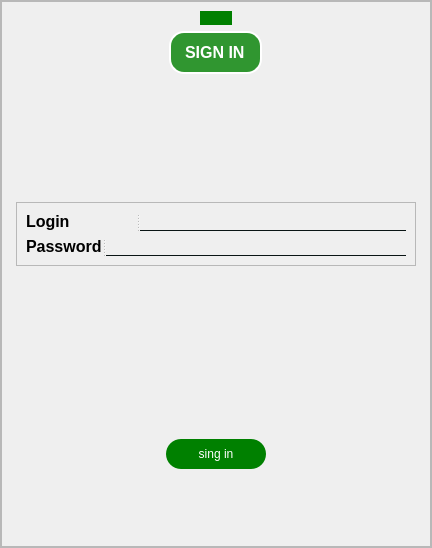
<?xml version="1.0" encoding="UTF-8"?>
<ui version="4.0">
 <class>PlayerInfo</class>
 <widget class="QWidget" name="PlayerInfo">
  <property name="geometry">
   <rect>
    <x>0</x>
    <y>0</y>
    <width>432</width>
    <height>548</height>
   </rect>
  </property>
  <property name="windowTitle">
   <string>Form</string>
  </property>
  <property name="windowIcon">
   <iconset resource="resource.qrc">
    <normaloff>:/image/icon.png</normaloff>:/image/icon.png</iconset>
  </property>
  <property name="styleSheet">
   <string notr="true">QWidget
{
 margin: 0,0,0,0;
}
QPushButton
{
background:green;
border-radius:60px;
}
QFrame#frame_3
{
border-image: url(:/image/playerinfo.jpg) 0 0 0 0 stretch stretch;
}

QLabel#label_3 {
    color: white; 
    background-color: rgba(0, 128, 0, 0.8); 
    border: 2px solid white; 
    border-radius: 15px; 
    padding: 10px; 
    font-size: 16px; 
    font-weight: bold; 
    text-align: center; 
}
QLabel {
font-size: 16px;
    font-family: Arial;
    font-weight: bold;
    color: #11313;
    text-align: center;
}
QPushButton
{
color:white;
border-radius: 15px;
}
QPushButton:hover
{
    color: black;
    border-radius: 15px;
    background: #333;
}
QLineEdit
{
background:transparent;
border:none;
color:#091414;
border-bottom:1px solid #091414;
}</string>
  </property>
  <layout class="QHBoxLayout" name="horizontalLayout">
   <property name="spacing">
    <number>0</number>
   </property>
   <property name="leftMargin">
    <number>0</number>
   </property>
   <property name="topMargin">
    <number>0</number>
   </property>
   <property name="rightMargin">
    <number>0</number>
   </property>
   <property name="bottomMargin">
    <number>0</number>
   </property>
   <item>
    <widget class="QFrame" name="frame_3">
     <property name="frameShape">
      <enum>QFrame::StyledPanel</enum>
     </property>
     <property name="frameShadow">
      <enum>QFrame::Raised</enum>
     </property>
     <layout class="QVBoxLayout" name="verticalLayout_3">
      <property name="leftMargin">
       <number>0</number>
      </property>
      <property name="topMargin">
       <number>0</number>
      </property>
      <property name="rightMargin">
       <number>0</number>
      </property>
      <property name="bottomMargin">
       <number>0</number>
      </property>
      <item>
       <widget class="QFrame" name="frame_2">
        <property name="frameShape">
         <enum>QFrame::StyledPanel</enum>
        </property>
        <property name="frameShadow">
         <enum>QFrame::Raised</enum>
        </property>
        <layout class="QVBoxLayout" name="verticalLayout">
         <item alignment="Qt::AlignHCenter">
          <widget class="QPushButton" name="pushButton_2">
           <property name="sizePolicy">
            <sizepolicy hsizetype="Fixed" vsizetype="Maximum">
             <horstretch>15</horstretch>
             <verstretch>0</verstretch>
            </sizepolicy>
           </property>
           <property name="focusPolicy">
            <enum>Qt::NoFocus</enum>
           </property>
           <property name="text">
            <string/>
           </property>
           <property name="icon">
            <iconset resource="resource.qrc">
             <normaloff>:/image/snake.jpg</normaloff>:/image/snake.jpg</iconset>
           </property>
           <property name="iconSize">
            <size>
             <width>113</width>
             <height>120</height>
            </size>
           </property>
          </widget>
         </item>
         <item alignment="Qt::AlignHCenter|Qt::AlignTop">
          <widget class="QLabel" name="label_3">
           <property name="text">
            <string>SIGN IN</string>
           </property>
          </widget>
         </item>
         <item alignment="Qt::AlignHCenter|Qt::AlignTop">
          <widget class="QFrame" name="frame">
           <property name="frameShape">
            <enum>QFrame::StyledPanel</enum>
           </property>
           <property name="frameShadow">
            <enum>QFrame::Raised</enum>
           </property>
           <layout class="QVBoxLayout" name="verticalLayout_2">
            <item>
             <widget class="QSplitter" name="splitter">
              <property name="orientation">
               <enum>Qt::Horizontal</enum>
              </property>
              <widget class="QLabel" name="label">
               <property name="text">
                <string>Login</string>
               </property>
              </widget>
              <widget class="QLineEdit" name="lineEdit">
               <property name="minimumSize">
                <size>
                 <width>0</width>
                 <height>0</height>
                </size>
               </property>
               <property name="maximumSize">
                <size>
                 <width>350</width>
                 <height>16777215</height>
                </size>
               </property>
               <property name="text">
                <string/>
               </property>
               <property name="maxLength">
                <number>300</number>
               </property>
               <property name="echoMode">
                <enum>QLineEdit::Normal</enum>
               </property>
               <property name="placeholderText">
                <string/>
               </property>
              </widget>
             </widget>
            </item>
            <item>
             <widget class="QSplitter" name="splitter_2">
              <property name="orientation">
               <enum>Qt::Horizontal</enum>
              </property>
              <widget class="QLabel" name="label_2">
               <property name="text">
                <string>Password</string>
               </property>
              </widget>
              <widget class="QLineEdit" name="lineEdit_2">
               <property name="minimumSize">
                <size>
                 <width>300</width>
                 <height>0</height>
                </size>
               </property>
               <property name="text">
                <string/>
               </property>
               <property name="echoMode">
                <enum>QLineEdit::Password</enum>
               </property>
               <property name="placeholderText">
                <string/>
               </property>
              </widget>
             </widget>
            </item>
           </layout>
          </widget>
         </item>
         <item alignment="Qt::AlignHCenter|Qt::AlignVCenter">
          <widget class="QPushButton" name="pushButton">
           <property name="minimumSize">
            <size>
             <width>100</width>
             <height>30</height>
            </size>
           </property>
           <property name="maximumSize">
            <size>
             <width>100</width>
             <height>16777215</height>
            </size>
           </property>
           <property name="text">
            <string>sing in</string>
           </property>
          </widget>
         </item>
        </layout>
       </widget>
      </item>
     </layout>
    </widget>
   </item>
  </layout>
 </widget>
 <resources>
  <include location="resource.qrc"/>
 </resources>
 <connections/>
</ui>
